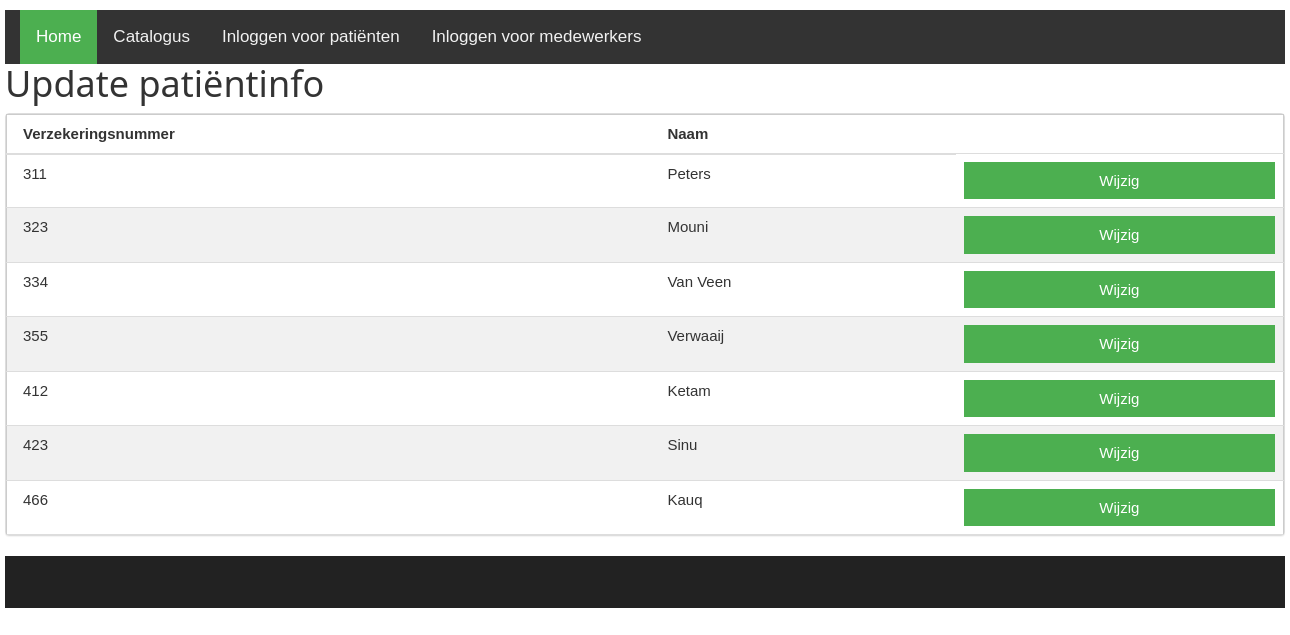
The page /wijzigpatientinfotabel.php on the database its author committed.
### tables this page shows
CREATE TABLE `user` (
  `verzekeringsnummer` int(11) NOT NULL,
  `email` varchar(100) NOT NULL,
  `achternaam` varchar(100) NOT NULL,
  `geboorteplaats` varchar(100) NOT NULL,
  `adres` varchar(100) NOT NULL,
  `telefoonnummer` varchar(45) NOT NULL,
  `postcode` varchar(45) NOT NULL,
  `apotheker` int(11) NOT NULL,
  `huisarts` int(11) NOT NULL,
  `post` varchar(100) NOT NULL,
  `verified` tinyint(4) NOT NULL DEFAULT '0',
  `rol` int(11) NOT NULL
);

### wijzigpatientinfotabel.php (the view, shortened to what this page needs)
<!DOCTYPE HTML>
<html>
<head>
  <link rel="stylesheet" href="font-awesome-4.7.0/css/font-awesome.min.css">
  <link rel="stylesheet" href="css/bootstrap.min.css">
  <link rel="stylesheet" href="css/style.css" rel="stylesheet">
  <link rel="stylesheet" href="css/w3.css">
</head>
<body>
  <div id="container">
    <?php include 'navbar.php';?>
        <div id="Content">
          <h1>Update patiëntinfo</h1>
          <form name="orderinfo">
<div class="bs-example">
    <div class="panel panel-default">
        <table class="table w3-table-all">
            <thead>
                <tr>
                    <th>Verzekeringsnummer</th>
                    <th>Naam</th>
                </tr>
            </thead>
            <tbody>
        <?php
        include 'db_connect.php';
        $sql = "SELECT * FROM user";
        $result = $conn->query($sql);
        if ($result->num_rows > 0) {
             while($row = $result->fetch_assoc()) {
                 echo "<tr>
                        <td>". $row["verzekeringsnummer"]."</td>
                        <td>". $row["achternaam"]."</td>
                        <td><a href='wijzigpatientinfoform.php?id=".$row['verzekeringsnummer']."'  role='button' class='w3-button w3-block w3-green'>Wijzig</a></td>
                      </tr>";
             }
        } else {
             echo "0 results";
        }
        ?>
            </tbody>
        </table>
    </div>
  </div>
</div>
  <?php include 'catfooter.php';?>
</div>
</body>
</html>

### navbar.php (shortened to what this page needs)
<!DOCTYPE html>
<html>
<head>
</head>
<body>
<div class="topnav col-lg-12 col-xs-4">
<?php
if (isset($_SESSION["verzekeringsnummer"]) && $_SESSION["verzekeringsnummer"] == true || isset($_SESSION["id"]) && $_SESSION["id"] == true && isset($_SESSION["rol"]) && $_SESSION["rol"] == true)
{
	switch($_SESSION["rol"])
	{
		case "1":
        echo "
              <a class='active' href='./patienthomepage.php'>Home</a>
              <a href='./catalogus.php'>Catalogus</a>
              <a href='./patientprofiel.php'>Patiëntprofiel</a>
              <a href='./handleidingmobiel.php'>Handleiding Mobiel</a>
              <a href='./logout.php'>Uitloggen</a>";
        break;
    case "2":
        echo "
              <a class='active' href='./huisartshomepage.php'>Home</a>
              <a href='./catalogus.php'>Catalogus</a>
              <a href='./registerform.php'>Registreer een patient</a>
              <a href='./receptschrijven.php'>Recept schrijven</a>
              <a href='./leveroverzichtzoeken.php'>Leveroverzicht</a>
              <a href='./logout.php'>Uitloggen</a>";
        break;
    case "3":
        echo "
              <a class='active' href='./apothekerhomepage.php'>Home</a>
              <a href='./catalogus.php'>Catalogus</a>
              <a href='./overzichtvoorraden.php'>Overzicht Voorraden</a>
              <a href='./spullen_overzicht.php'>Spullen Koerier</a>
              <a href='./medicijnmenu.php'>Medicijn Menu</a>
              <a href='./logout.php'>Uitloggen</a>";
        break;
    case "4":
        echo "
              <a class='active' href='./koerierhomepage.php'>Home</a>
              <a href='./catalogus.php'>Catalogus</a>
              <a href='./leverschema.php'>Leverschema</a>
              <a href='./logout.php'>Uitloggen</a>
              <a href='https://cdn.discordapp.com/attachments/366635390783848479/366635681805500416/goobstandthere.png' style='font-color: black'></a>";
        break;
        default:
        break;
        }
  }
else {
  ?>
  <a class='active' href='./index.php'>Home</a>
  <a href='./catalogus.php'>Catalogus</a>
  <a href='./loginform_patient.php'>Inloggen voor patiënten</a>
  <a href='./loginform_medewerker.php'>Inloggen voor medewerkers</a>
  <?php
}
?>
</div>
</body>
</html>

### catfooter.php
<!DOCTYPE html>
<html>
<head>
</head>
<body>
  <div id="catfooter"></div>
</body>
</html>

### css/style.css (style rules this page uses)
body { margin: 0; padding: 0; height: 100%; !important }
html { margin: 0; padding: 0; height: 100%; }
#container { width: 1280px; min-height: 100%; height: 100%; position: relative; margin: 0 auto; }
#catfooter { position: absolute; !important bottom: 0; width: inherit; height: 52px; margin: 0 auto; background-color: #222222; }

### css/w3.css (style rules this page uses)
*,*:before,*:after { box-sizing:inherit }
html { -ms-text-size-adjust:100%;-webkit-text-size-adjust:100% }
body { margin:0 }
a { background-color:transparent;-webkit-text-decoration-skip:objects }
html,body { font-family:Verdana,sans-serif;font-size:15px;line-height:1.5 }
html { overflow-x:hidden }
h1,h2,h3,h4,h5,h6,.w3-slim,.w3-wide { font-family:"Segoe UI",Arial,sans-serif }
h1 { font-size:36px }
h1,h2,h3,h4,h5,h6 { font-weight:400;margin:10px 0 }
a { color:inherit }
.w3-table,.w3-table-all { border-collapse:collapse;border-spacing:0;width:100%;display:table }
.w3-table-all { border:1px solid #ccc }
.w3-bordered tr,.w3-table-all tr { border-bottom:1px solid #ddd }
.w3-table-all tr:nth-child(odd) { background-color:#fff }
.w3-table-all tr:nth-child(even) { background-color:#f1f1f1 }
.w3-table td,.w3-table th,.w3-table-all td,.w3-table-all th { padding:8px 8px;display:table-cell;text-align:left;vertical-align:top }
.w3-table th:first-child,.w3-table td:first-child,.w3-table-all th:first-child,.w3-table-all td:first-child { padding-left:16px }
.w3-btn,.w3-btn-block,.w3-button { border:none;display:inline-block;outline:0;padding:6px 16px;vertical-align:middle;overflow:hidden;text-decoration:none!important;color:#fff;background-color:#000;text-align:center;cursor:pointer;white-space:nowrap }
.w3-button { color:#000;background-color:#f1f1f1;padding:8px 16px }
.w3-btn,.w3-btn-floating,.w3-btn-floating-large,.w3-closenav,.w3-opennav,.w3-btn-block,.w3-button { -webkit-touch-callout:none;-webkit-user-select:none;-khtml-user-select:none;-moz-user-select:none;-ms-user-select:none;user-select:none }
.w3-block { display:block;width:100% }
.w3-green,.w3-hover-green:hover { color:#fff!important;background-color:#4CAF50!important }

### navbar.php (style rules this page uses)
body { margin:0; }
.topnav { overflow: hidden; background-color: #333; }
.topnav a { float: left; display: block; color: #f2f2f2; text-align: center; padding: 14px 16px; text-decoration: none; font-size: 17px; }
.topnav a.active { background-color: #4CAF50; color: white; }

### rows shown on the page
user: verzekeringsnummer "311", achternaam "Peters"
user: verzekeringsnummer "323", achternaam "Mouni"
user: verzekeringsnummer "334", achternaam "Van Veen"
user: verzekeringsnummer "355", achternaam "Verwaaij"
user: verzekeringsnummer "412", achternaam "Ketam"
user: verzekeringsnummer "423", achternaam "Sinu"
user: verzekeringsnummer "466", achternaam "Kauq"
